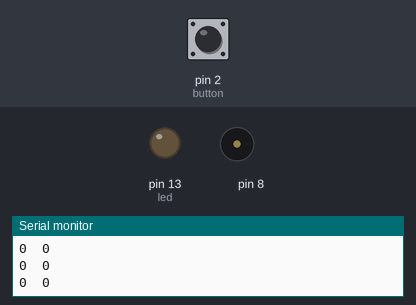
Bench run of a sketch on a simulated Arduino Mega 2560, built with avr-gcc and run on an emulated ATmega2560. On the bench: output pins drawn as LEDs (lit = HIGH), buzzer (waves = sounding), the last lines printed to the serial monitor. The test bench sets the inputs (shaded band); at power-on: pin 2 (button) LOW.

Above: at 1.1 s.
At 5.65 s:
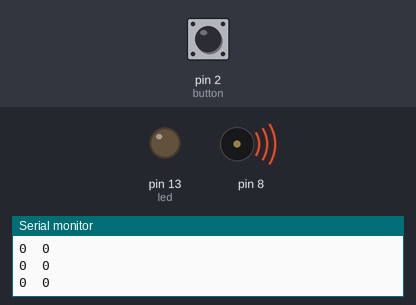
Timing chart, 0 to 6.0 s (numbered marks = the images above):
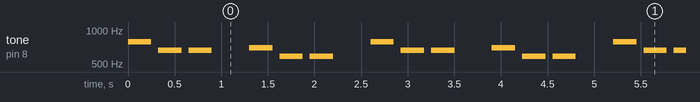

Measured:
- by itself, tone on pin 8: repeats every 2.6 s: 2 × (silent 0.08 s, 659 Hz 0.25 s), silent 0.40 s, 698 Hz 0.25 s, 2 × (silent 0.08 s, 587 Hz 0.25 s), silent 0.40 s, 784 Hz 0.25 s

The sketch:

toneMelody.ino
```cpp
#include "pitches.h"
const int interruptNumber = 0;
const int led =  13;
const int button = 2;
int state = 0;
//int button_State1 = 0;
volatile boolean buttonState = LOW;


int littleStar[]={C5, C5, G5, G5, A5, A5, G5, 0, F5, F5, E5, E5, D5, D5, C5, 0,
                      G5, G5, F5, F5, E5, E5, D5, 0, G5, G5, F5, F5, E5, E5, D5, 0,
                      C5, C5, G5, G5, A5, A5, G5, 0, F5, F5, E5, E5, D5, D5, C5, 0};
int littleStarDurations[]={4, 4, 4, 4, 4, 4, 4, 4, 4, 4, 4, 4, 4, 4, 4, 4,
                          4, 4, 4, 4, 4, 4, 4, 4, 4, 4, 4, 4, 4, 4, 4, 4,
                          4, 4, 4, 4, 4, 4, 4, 4, 4, 4, 4, 4, 4, 4, 4, 4};
int littleBee[]={G5, E5, E5, 0, F5, D5, D5, 0, C5, D5, E5, F5, G5, G5, G5, 0,
                     G5, E5, E5, 0, F5, D5, D5, 0, C5, E5, G5, G5, E5, 0, 0, 0,
                     D5, D5, D5, D5, D5, E5, F5, 0, E5, E5, E5, E5, E5, F5, G5, 0,
                     G5, E5, E5, 0, F5, D5, D5, 0, C5, E5, G5, G5, C5, 0, 0, 0};
int littleBeeDurations[]={4, 4, 4, 4, 4, 4, 4, 4, 4, 4, 4, 4, 4, 4, 4, 4,
                         4, 4, 4, 4, 4, 4, 4, 4, 4, 4, 4, 4, 4, 4, 4, 4,
                         4, 4, 4, 4, 4, 4, 4, 4, 4, 4, 4, 4, 4, 4, 4, 4,
                         4, 4, 4, 4, 4, 4, 4, 4, 4, 4, 4, 4, 4, 4, 4, 4};

void setup() {
  Serial.begin(9600);
  pinMode(led, OUTPUT);
  pinMode(button, INPUT);
  attachInterrupt(interruptNumber, buttonStateChanged, CHANGE);
}

void loop() {
  buttonState = digitalRead(button);
  if (state == HIGH) {
    int num1 = 13;
    for (int thisNote = 0; thisNote < num1; thisNote++) {
      buttonState = digitalRead(button);
      Serial.print(buttonState);Serial.print('\t');Serial.println(state);
      attachInterrupt(interruptNumber, buttonStateChanged, CHANGE);
      if (state == LOW){num1=0;}
    int littleStarDuration = 1000 / littleStarDurations[thisNote];
    tone(8, littleStar[thisNote], littleStarDuration);
    int pauseBetweenNotes = littleStarDuration * 1.30;
    delay(pauseBetweenNotes);
    noTone(8);
    }
   }
  if (state == LOW) {
    noTone(8);
    int num2 = 8;
    for (int thisNote = 0; thisNote < num2; thisNote++) {
      buttonState = digitalRead(button);
      Serial.print(buttonState);Serial.print('\t');Serial.println(state);
      attachInterrupt(interruptNumber, buttonStateChanged, CHANGE);
      if (state == HIGH){num2=0;}
    int littleBeeDuration = 1000 / littleBeeDurations[thisNote];
    tone(8, littleBee[thisNote], littleBeeDuration);
    int pauseBetweenNotes = littleBeeDuration * 1.30;
    delay(pauseBetweenNotes);
    noTone(8);
    }
   }

}
void buttonStateChanged() {
  state =! state;
}
```

pitches.h
```cpp
#define C0  18
#define CS0 17
#define D0  18
#define DS0 19
#define E0  21
#define F0  22
#define FS0 23
#define G0  25
#define GS0 26
#define A0  28
#define AS0 29
#define B0  31
#define C1  33
#define CS1 35
#define D1  37
#define DS1 39
#define B0  31
#define C1  33
#define CS1 35
#define D1  37
#define DS1 39
#define E1  41
#define F1  44
#define FS1 46
#define G1  49
#define GS1 52
#define A1  55
#define AS1 58
#define B1  62
#define C2  65
#define CS2 69
#define D2  73
#define DS2 78
#define E2  82
#define F2  87
#define FS2 93
#define G2  98
#define GS2 104
#define A2  110
#define AS2 117
#define B2  123
#define C3  131
#define CS3 139
#define D3  147
#define DS3 156
#define E3  165
#define F3  175
#define FS3 185
#define G3  196
#define GS3 208
#define A3  220
#define AS3 233
#define B3  247
#define C4  262
#define CS4 277
#define D4  294
#define DS4 311
#define E4  330
#define F4  349
#define FS4 370
#define G4  392
#define GS4 415
#define A4  440
#define AS4 466
#define B4  494
#define C5  523
#define CS5 554
#define D5  587
#define DS5 622
#define E5  659
#define F5  698
#define FS5 740
#define G5  784
#define GS5 831
#define A5  880
#define AS5 932
#define B5  988
#define C6  1047
#define CS6 1109
#define D6  1175
#define DS6 1245
#define E6  1319
#define F6  1397
#define FS6 1480
#define G6  1568
#define GS6 1661
#define A6  1760
#define AS6 1865
#define B6  1976
#define C7  2093
#define CS7 2217
#define D7  2349
#define DS7 2489
#define E7  2637
#define F7  2794
#define FS7 2960
#define G7  3136
#define GS7 3322
#define A7  3520
#define AS7 3729
#define B7  3951
#define C8  4186
#define CS8 4435
#define D8  4699
#define DS8 4978
#define E8  5274
#define F8  5588
#define FS8 5920
#define G8  6272
#define GS8 6645
#define A8  7040
#define AS8 7459
#define B8  7902
```
